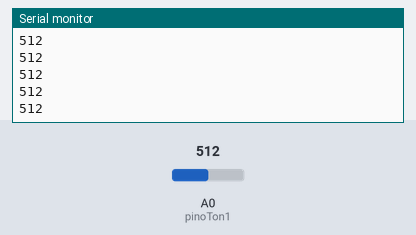
This sketch was run on a simulated Arduino Uno, built with avr-gcc and run on an emulated ATmega328P. On the bench: the last lines printed to the serial monitor. The test bench sets the inputs (shaded band); at power-on: A0 (pinoTon1) = 512.

Above: at 1.2 s.
1.3 s: A0 (pinoTon1) set to 716
At 2.4 s:
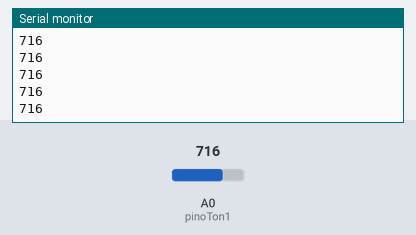
2.8 s: A0 (pinoTon1) set to 900
At 3.4 s:
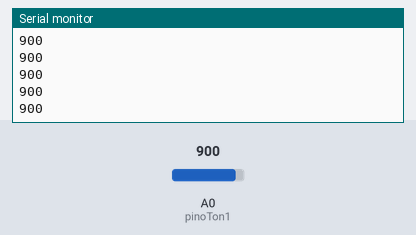
Timing chart, 0 to 5.8 s (numbered marks = the images above; inputs shaded):
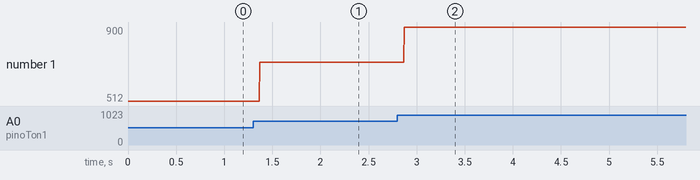

The sketch:

Piezo_1.ino
```cpp
#define pinoTon1 A0

int leituraTon1 = 0;
int sens = 1000;

void setup() {

    Serial.begin(9600);
    pinMode(pinoTon1, INPUT_PULLUP);

}

void loop() {
        leituraTon1 = analogRead(pinoTon1);

        if(leituraTon1 <= sens){
            Serial.println(leituraTon1);
        }

}
```

Measured:
- after the input at 1.3 s, the serial monitor: prints a new line after 0.07 s (image 1)
- after the input at 2.8 s, the serial monitor: prints a new line after 0.07 s (image 2)
- plotted number 1: 512 → 716 after the input at 1.3 s, 716 → 900 after the input at 2.8 s
